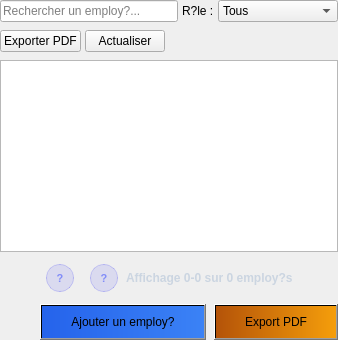
          <widget class="QWidget" name="tab_emp_list">
           <attribute name="title">
            <string>Liste des employ?s</string>
           </attribute>
           <layout class="QVBoxLayout" name="vl_emp_list">
            <property name="spacing">
             <number>8</number>
            </property>
            <property name="leftMargin">
             <number>0</number>
            </property>
            <property name="topMargin">
             <number>0</number>
            </property>
            <property name="rightMargin">
             <number>0</number>
            </property>
            <property name="bottomMargin">
             <number>0</number>
            </property>
            <item>
             <layout class="QHBoxLayout" name="hl_emp_top">
              <property name="spacing">
               <number>4</number>
              </property>
              <item>
               <widget class="QLineEdit" name="search_emp">
                <property name="placeholderText">
                 <string>Rechercher un employ?...</string>
                </property>
               </widget>
              </item>
              <item>
               <widget class="QLabel" name="lb_filter_role">
                <property name="styleSheet">
                 <string notr="true">background:transparent;</string>
                </property>
                <property name="text">
                 <string>R?le :</string>
                </property>
               </widget>
              </item>
              <item>
               <widget class="QComboBox" name="combo_filter_role">
                <item>
                 <property name="text">
                  <string>Tous</string>
                 </property>
                </item>
                <item>
                 <property name="text">
                  <string>Admin</string>
                 </property>
                </item>
                <item>
                 <property name="text">
                  <string>Designer</string>
                 </property>
                </item>
                <item>
                 <property name="text">
                  <string>CHEF_ATELIER</string>
                 </property>
                </item>
                <item>
                 <property name="text">
                  <string>Ing?nieur</string>
                 </property>
                </item>
                <item>
                 <property name="text">
                  <string>RH</string>
                 </property>
                </item>
                <item>
                 <property name="text">
                  <string>Menuisier</string>
                 </property>
                </item>
               </widget>
              </item>
             </layout>
            </item>
            <item>
             <layout class="QHBoxLayout" name="hl_emp_action_top">
              <property name="spacing">
               <number>4</number>
              </property>
              <item>
               <widget class="QPushButton" name="btn_emp_action_export">
                <property name="visible">
                 <bool>false</bool>
                </property>
                <property name="text">
                 <string>Exporter PDF</string>
                </property>
               </widget>
              </item>
              <item>
               <widget class="QPushButton" name="btn_emp_action_refresh">
                <property name="text">
                 <string>Actualiser</string>
                </property>
               </widget>
              </item>
              <item>
               <spacer name="hs_emp_action_top_right">
                <property name="orientation">
                 <enum>Qt::Orientation::Horizontal</enum>
                </property>
                <property name="sizeHint" stdset="0">
                 <size>
                  <width>40</width>
                  <height>20</height>
                 </size>
                </property>
               </spacer>
              </item>
             </layout>
            </item>
            <item>
             <widget class="QTableView" name="tv_emp">
              <property name="editTriggers">
               <set>QAbstractItemView::EditTrigger::NoEditTriggers</set>
              </property>
              <property name="selectionBehavior">
               <enum>QAbstractItemView::SelectionBehavior::SelectRows</enum>
              </property>
              <property name="showGrid">
               <bool>false</bool>
              </property>
              <property name="sortingEnabled">
               <bool>true</bool>
              </property>
              <attribute name="horizontalHeaderStretchLastSection">
               <bool>true</bool>
              </attribute>
              <attribute name="verticalHeaderVisible">
               <bool>false</bool>
              </attribute>
              <attribute name="verticalHeaderDefaultSectionSize">
               <number>45</number>
              </attribute>
             </widget>
            </item>
            <item>
             <layout class="QHBoxLayout" name="hl_emp_pagination">
              <item>
               <spacer name="hs_emp_pag_left">
                <property name="orientation">
                 <enum>Qt::Orientation::Horizontal</enum>
                </property>
                <property name="sizeHint" stdset="0">
                 <size>
                  <width>40</width>
                  <height>20</height>
                 </size>
                </property>
               </spacer>
              </item>
              <item>
               <widget class="QPushButton" name="btn_emp_page_prev">
                <property name="minimumSize">
                 <size>
                  <width>28</width>
                  <height>28</height>
                 </size>
                </property>
                <property name="maximumSize">
                 <size>
                  <width>28</width>
                  <height>28</height>
                 </size>
                </property>
                <property name="styleSheet">
                 <string notr="true">QPushButton{background:rgba(99,102,241,0.15);color:#818cf8;border:1px solid rgba(99,102,241,0.3);border-radius:14px;font-size:11px;font-weight:bold;padding:0px;margin:0px;}QPushButton:hover{background:rgba(99,102,241,0.35);color:white;}QPushButton:disabled{color:rgba(255,255,255,0.2);border-color:rgba(255,255,255,0.05);}</string>
                </property>
                <property name="text">
                 <string>?</string>
                </property>
               </widget>
              </item>
              <item>
               <widget class="QWidget" name="emp_page_nums_container" native="true">
                <property name="minimumSize">
                 <size>
                  <width>0</width>
                  <height>36</height>
                 </size>
                </property>
                <property name="styleSheet">
                 <string notr="true">background:transparent;</string>
                </property>
               </widget>
              </item>
              <item>
               <widget class="QPushButton" name="btn_emp_page_next">
                <property name="minimumSize">
                 <size>
                  <width>28</width>
                  <height>28</height>
                 </size>
                </property>
                <property name="maximumSize">
                 <size>
                  <width>28</width>
                  <height>28</height>
                 </size>
                </property>
                <property name="styleSheet">
                 <string notr="true">QPushButton{background:rgba(99,102,241,0.15);color:#818cf8;border:1px solid rgba(99,102,241,0.3);border-radius:14px;font-size:11px;font-weight:bold;padding:0px;margin:0px;}QPushButton:hover{background:rgba(99,102,241,0.35);color:white;}QPushButton:disabled{color:rgba(255,255,255,0.2);border-color:rgba(255,255,255,0.05);}</string>
                </property>
                <property name="text">
                 <string>?</string>
                </property>
               </widget>
              </item>
              <item>
               <widget class="QLabel" name="lb_emp_pagination">
                <property name="visible">
                 <bool>false</bool>
                </property>
                <property name="styleSheet">
                 <string notr="true">background:transparent;color:#cbd5e1;font-weight:600;</string>
                </property>
                <property name="text">
                 <string>Affichage 0-0 sur 0 employ?s</string>
                </property>
               </widget>
              </item>
              <item>
               <spacer name="hs_emp_pag_right">
                <property name="orientation">
                 <enum>Qt::Orientation::Horizontal</enum>
                </property>
                <property name="sizeHint" stdset="0">
                 <size>
                  <width>40</width>
                  <height>20</height>
                 </size>
                </property>
               </spacer>
              </item>
             </layout>
            </item>
            <item>
             <layout class="QHBoxLayout" name="hl_emp_actions">
              <item>
               <spacer name="hs_emp_left">
                <property name="orientation">
                 <enum>Qt::Orientation::Horizontal</enum>
                </property>
                <property name="sizeHint" stdset="0">
                 <size>
                  <width>40</width>
                  <height>20</height>
                 </size>
                </property>
               </spacer>
              </item>
              <item>
               <widget class="QPushButton" name="btn_emp_list_modify">
                <property name="styleSheet">
                 <string notr="true">background:qlineargradient(x1:0,y1:0,x2:1,y2:0,stop:0 #2563eb,stop:1 #3b82f6);padding:10px 30px;</string>
                </property>
                <property name="text">
                 <string>Ajouter un employ?</string>
                </property>
               </widget>
              </item>
              <item>
               <widget class="QPushButton" name="btn_emp_list_delete">
                <property name="styleSheet">
                 <string notr="true">background:qlineargradient(x1:0,y1:0,x2:1,y2:0,stop:0 #b45309,stop:1 #f59e0b);padding:10px 30px;</string>
                </property>
                <property name="text">
                 <string>Export PDF</string>
                </property>
               </widget>
              </item>
             </layout>
            </item>
           </layout>
          </widget>
